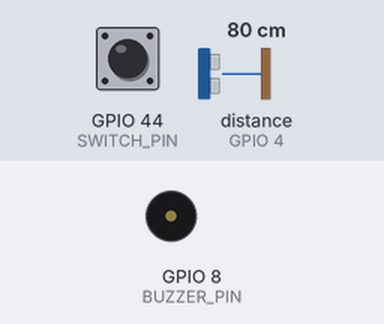
Recording of a sketch running on a simulated ESP32. On the bench: buzzer (waves = sounding). Wiring (inferred from the names in the program): ultrasonic range finder: trigger GPIO 3; echo GPIO 4. The inputs (shaded band) are chosen by the test bench; at power-on: GPIO 44 (SWITCH_PIN) HIGH, distance to the obstacle (sensor on GPIO 4) 80 cm. The echo pulse lasts 58.3 µs per cm; what the sketch prints to the serial monitor is not drawn.

Above: at 20.6 s.
At 36.97 s:
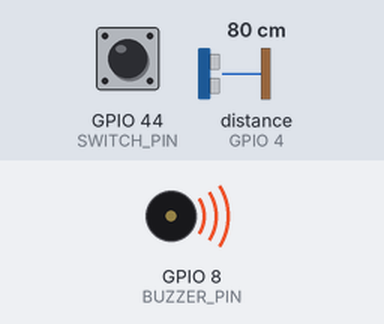
Timing chart, 0 to 47.2 s (numbered marks = the images above):
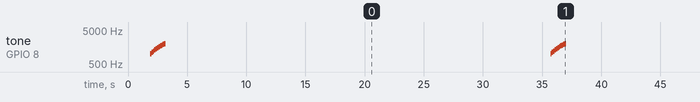

Measured:
- by itself, tone on GPIO 8 (BUZZER_PIN): repeats every 33.8 s: 1100 Hz 0.12 s, 1200 Hz 0.12 s, 1300 Hz 0.12 s, 1400 Hz 0.12 s, 1500 Hz 0.12 s, 1600 Hz 0.12 s, 1700 Hz 0.12 s, 1800 Hz 0.12 s, 1900 Hz 0.12 s, 2000 Hz 0.12 s, silent 32.5 s, 1000 Hz 0.12 s

The sketch:

00c_distance_buzzer.ino
```cpp
/*
 * M0c - HC-SR04 + buzzer bring-up.  Arduino Nano ESP32.
 *
 * Wiring (docs/00-BOARD.md 4):
 *     HC-SR04 VCC  -> 3V3      <-- NOT 5V.  See the note below.
 *     HC-SR04 GND  -> GND
 *     HC-SR04 TRIG -> D2
 *     HC-SR04 ECHO -> D3       <-- direct, NO divider, BECAUSE VCC is 3V3
 *     Buzzer       -> D9 and GND
 *     Switch       -> D7 and GND   (INPUT_PULLUP; pressed reads LOW)
 *
 * WHY THE 3V3 SUPPLY MATTERS: the module drives ECHO to whatever it is powered
 * at.  At 5V that is a 5V signal into a non-5V-tolerant GPIO and needs a
 * divider; at 3V3 it is inherently safe and ECHO connects directly.  v1 made
 * the same call (LightGuide-Edge/docs/02-HARDWARE.md 3, Option B).
 *
 * The cost is range: a standard HC-SR04 underruns its spec at 3.3V and some
 * units do not fire at all.  The HC-SR04P variant is rated 3.0-5.5V.  This
 * sketch reports the timeout rate so a weak module is obvious rather than
 * showing up later as intermittent dropouts.
 *
 * If you ever move VCC back to 5V, ECHO needs a divider again.  The two
 * decisions are locked together.
 */

#include <Arduino.h>

static const int TRIG_PIN   = D2;
static const int ECHO_PIN   = D3;
static const int BUZZER_PIN = D9;
static const int SWITCH_PIN = D7;

static const int LEDC_CH  = 0;
static const int LEDC_RES = 8;

// 30 ms of flight ~= 5 m, comfortably past this build's ~200 cm working range.
static const unsigned long ECHO_TIMEOUT_US = 30000UL;
static const int SAMPLES = 12;

/* A real echo cannot be shorter than about 2 cm of flight (~116 us).  Anything
 * below this is not a measurement - it is our own 10 us trigger pulse bleeding
 * into the echo line, or electrical noise on a floating pin.  The first version
 * of this sketch only rejected pulseIn()==0, so those tiny pulses counted as
 * "valid 20/20" while reporting 0.0 cm.  They are not valid. */
static const unsigned long MIN_VALID_US = 100UL;

static long pingRaw(int trig, int echo) {
  pinMode(trig, OUTPUT);
  pinMode(echo, INPUT);
  digitalWrite(trig, LOW);
  delayMicroseconds(3);
  digitalWrite(trig, HIGH);
  delayMicroseconds(10);
  digitalWrite(trig, LOW);
  return (long)pulseIn(echo, HIGH, ECHO_TIMEOUT_US);
}

/* Tries one pin orientation and reports what actually came back. */
static int tryOrientation(int trig, int echo, const char *label) {
  Serial.print(F("  "));
  Serial.print(label);
  Serial.print(F(": "));

  int real = 0, tiny = 0, timeout = 0;
  long lo = 999999, hi = 0, sum = 0, tinySum = 0;
  for (int i = 0; i < SAMPLES; i++) {
    long us = pingRaw(trig, echo);
    if (us == 0)                   timeout++;
    else if (us < (long)MIN_VALID_US) { tiny++; tinySum += us; }
    else {
      real++; sum += us;
      if (us < lo) lo = us;
      if (us > hi) hi = us;
    }
    delay(60);
  }

  Serial.print(real);    Serial.print(F(" real, "));
  Serial.print(tiny);    Serial.print(F(" too-short, "));
  Serial.print(timeout); Serial.print(F(" timeout"));
  if (tiny) {
    // ~10 us means we are seeing our own trigger (wires bridged).
    // Tens of us means the module IS answering, just not with a real echo.
    Serial.print(F("   [too-short avg "));
    Serial.print(tinySum / tiny);
    Serial.print(F(" us]"));
  }
  if (real) {
    Serial.print(F("   -> "));
    Serial.print((sum / real) / 58.0f, 1);
    Serial.print(F(" cm avg, range "));
    Serial.print(lo / 58.0f, 1);
    Serial.print(F("-"));
    Serial.print(hi / 58.0f, 1);
    Serial.print(F(" cm"));
  }
  Serial.println();
  return real;
}

static void testDistance() {
  Serial.println();
  Serial.println(F("== HC-SR04 (VCC VBUS 5V, ECHO via 220/330 divider)"));

  int a = tryOrientation(TRIG_PIN, ECHO_PIN, "TRIG=D2 ECHO=D3");
  int b = tryOrientation(ECHO_PIN, TRIG_PIN, "TRIG=D3 ECHO=D2");

  if (a == 0 && b == 0) {
    Serial.println(F("  NO REAL ECHOES EITHER WAY."));
    Serial.println(F("  ALL TIMEOUT = the module never answered. Check, in order:"));
    Serial.println(F("   1. Is the DIVIDER on the ECHO wire? It must NOT be on TRIG -"));
    Serial.println(F("      a divider there drops our 3.3V trigger to ~2.0V and the"));
    Serial.println(F("      module will not fire at all."));
    Serial.println(F("   2. Is Vcc actually on VBUS (5V), and seated?"));
    Serial.println(F("   3. Is Gnd shared with the board?"));
    Serial.println(F("  TOO-SHORT pulses instead would mean a floating/bridged echo line."));
  } else if (b > a) {
    Serial.println(F("  >>> TRIG and ECHO are SWAPPED. Swap the two wires,"));
    Serial.println(F("      or set TRIG_PIN=D3 / ECHO_PIN=D2 in the sketch."));
  } else {
    Serial.println(F("  >>> Wiring correct as documented (TRIG=D2, ECHO=D3)."));
  }
}

/* Active and passive buzzers look identical and need opposite drive.
 * Driving both ways in turn identifies the part by ear. */
static void testBuzzer() {
  Serial.println(F("\n== BUZZER (D9)"));

  Serial.println(F("  [1/2] LEDC tone sweep 1000-2000 Hz (a PASSIVE buzzer sings here)"));
  ledcSetup(LEDC_CH, 1000, LEDC_RES);
  ledcAttachPin(BUZZER_PIN, LEDC_CH);
  for (int f = 1000; f <= 2000; f += 100) {
    ledcWriteTone(LEDC_CH, f);
    delay(120);
  }
  ledcWriteTone(LEDC_CH, 0);
  ledcDetachPin(BUZZER_PIN);

  delay(600);

  Serial.println(F("  [2/2] steady DC HIGH, 3 x 300 ms (an ACTIVE buzzer beeps here)"));
  pinMode(BUZZER_PIN, OUTPUT);
  for (int i = 0; i < 3; i++) {
    digitalWrite(BUZZER_PIN, HIGH);
    delay(300);
    digitalWrite(BUZZER_PIN, LOW);
    delay(300);
  }

  Serial.println(F("  Which burst made noise?"));
  Serial.println(F("    [1] only -> PASSIVE (needs ledcWriteTone; ESP32 has no tone())"));
  Serial.println(F("    [2] only -> ACTIVE  (digitalWrite is enough)"));
  Serial.println(F("    both     -> ACTIVE  (also responds to the PWM carrier)"));
  Serial.println(F("    neither  -> not wired, wrong pin, or needs a transistor"));
}

/* INPUT_PULLUP means no external resistor: the pin idles HIGH and the switch
 * pulls it to GND.  A bare switch with no pull-up leaves the pin floating, which
 * reads as random presses - the classic beginner fault. */
static void testSwitch() {
  Serial.println();
  Serial.println(F("== SWITCH (D7, INPUT_PULLUP)"));
  Serial.print(F("  idle level: "));
  Serial.println(digitalRead(SWITCH_PIN) == HIGH ? F("HIGH (correct - not pressed)")
                                                 : F("LOW  - held down, or wired to 3V3 instead of GND"));

  Serial.println(F("  press it now - watching 5 s..."));
  int presses = 0, stable = digitalRead(SWITCH_PIN), last = stable;
  unsigned long changed = millis(), end = millis() + 5000;
  while (millis() < end) {
    int now = digitalRead(SWITCH_PIN);
    if (now != last) { last = now; changed = millis(); }      // bounce restarts the clock
    else if (millis() - changed > 25 && now != stable) {      // 25 ms settled = real edge
      stable = now;
      if (stable == LOW) presses++;
    }
  }
  Serial.print(F("  debounced presses: "));
  Serial.println(presses);
  if (!presses) Serial.println(F("  none seen - check D7 and GND, or it may be on another pin"));
}

void setup() {
  Serial.begin(115200);
  unsigned long deadline = millis() + 5000;
  while (!Serial && millis() < deadline) delay(10);

  pinMode(TRIG_PIN, OUTPUT);
  pinMode(ECHO_PIN, INPUT);
  pinMode(SWITCH_PIN, INPUT_PULLUP);
  digitalWrite(TRIG_PIN, LOW);

  Serial.println(F("\n##### M0c - HC-SR04 + buzzer bring-up #####"));
  testDistance();
  testBuzzer();
  Serial.println(F("\n(distance repeats every 2 s; buzzer every 30 s)"));
}

void loop() {
  static unsigned long lastBuzz = 0;
  testDistance();
  if (millis() - lastBuzz > 30000) {
    lastBuzz = millis();
    testSwitch();
    testBuzzer();
  }
  delay(2000);
}
```
